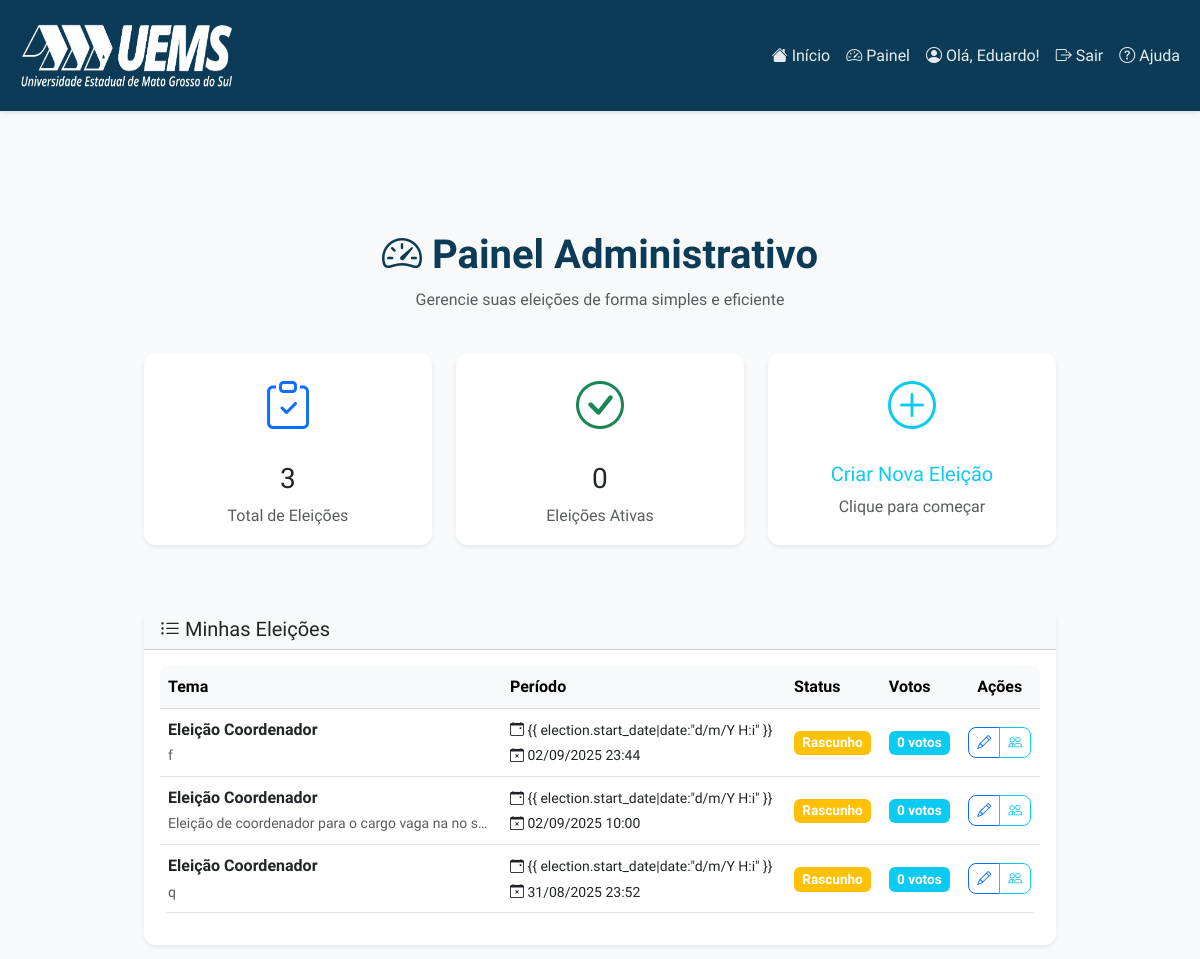
The page /painel/dashboard/ (signed in, upper part) on the database as committed earlier.
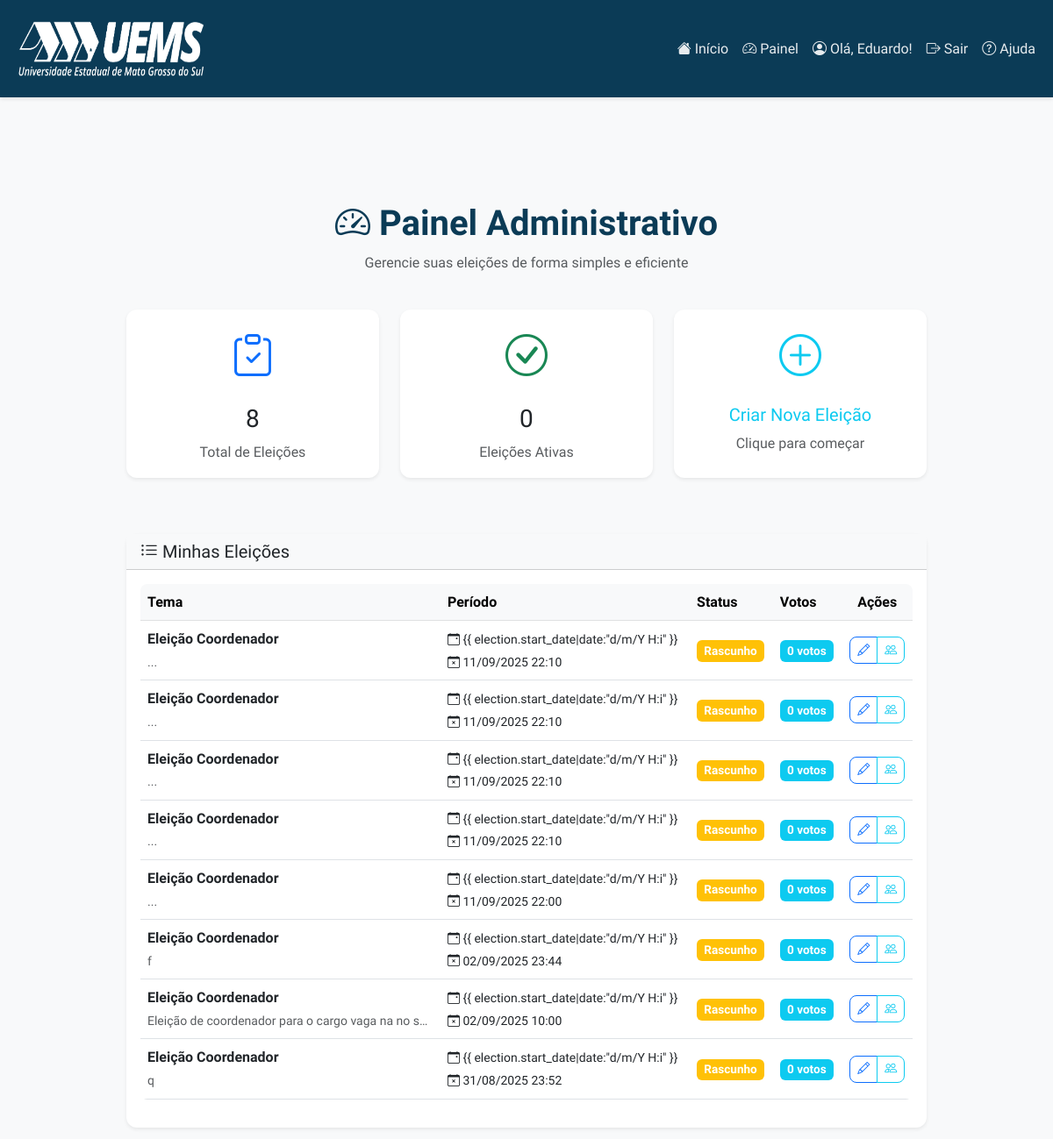
The same page on the database as committed later.
### core/models.py (models this page shows, shortened)
class Election(models.Model):
    theme = models.CharField(max_length=200, verbose_name='Tema')
    description = models.TextField(blank=True, null=True, verbose_name='Descrição')
    start_date = models.DateTimeField(verbose_name='Início')
    end_date = models.DateTimeField(verbose_name='Fim')
    type = models.CharField(max_length=10, choices=ELECTION_TYPE_CHOICES, default='single', verbose_name='Tipo de Voto')
    document = models.FileField(upload_to='election_documents/', blank=True, null=True, verbose_name='Documento')
    created_by = models.ForeignKey(User, on_delete=models.SET_NULL, null=True, verbose_name='Criado por')
    is_published = models.BooleanField(default=False)

### core/views.py (the view)
# urls.py: path('painel/dashboard/', views.dashboard, name='dashboard'),
@login_required
def dashboard(request):
    total_elections = Election.objects.filter(created_by=request.user).count()
    active_elections = Election.objects.filter(
        created_by=request.user,
        is_published=True,
        start_date__lte=timezone.now(),
        end_date__gte=timezone.now()
    ).count()
    my_elections = Election.objects.filter(created_by=request.user).order_by('-start_date')
    return render(request, 'core/dashboard.html', {
        'total_elections': total_elections,
        'active_elections': active_elections,
        'my_elections': my_elections,
    })

### core/templates/core/dashboard.html (shortened to what the changed rows need)
{% extends 'core/base.html' %}
{% load static %}
{% block content %}
<div class="container mt-5">
    <div class="row mb-4">
        <div class="col-12">
            <h1 class="text-center">
                <i class="bi bi-speedometer2"></i> Painel Administrativo
            </h1>
        </div>
    </div>
    <div class="row mb-5">
        <div class="col-md-4 mb-3">
            <div class="card border-primary shadow-sm h-100">
                <div class="card-body text-center">
                    <i class="bi bi-clipboard-check text-primary" style="font-size: 3rem;"></i>
                    <h3 class="mt-3">{{ total_elections }}</h3>
                    <p class="text-muted mb-0">Total de Eleições</p>
                </div>
            </div>
        </div>
    </div>
    <div class="row">
        <div class="col-12">
            <div class="card shadow-sm">
                <div class="card-body">
                    {% if my_elections %}
                    <div class="table-responsive">
                        <table class="table table-hover align-middle">
                            <thead class="table-light">
                                <tr>
                                    <th>Tema</th>
                                    <th>Período</th>
                                    <th>Status</th>
                                    <th>Votos</th>
                                    <th class="text-center">Ações</th>
                                </tr>
                            </thead>
                            <tbody>
                                {% for election in my_elections %}
                                <tr>
                                    <td>
                                        <strong>{{ election.theme }}</strong><br>
                                        <small class="text-muted">{{ election.description|truncatechars:50 }}</small>
                                    </td>
                                    <td>
                                        <small>
                                            <i class="bi bi-calendar-event"></i> {{ election.start_date|date:"d/m/Y H:i"
                                            }}<br>
                                            <i class="bi bi-calendar-x"></i> {{ election.end_date|date:"d/m/Y H:i" }}
                                        </small>
                                    </td>
                                    <td>
                                        {% if election.is_published %}
                                        {% now "U" as current_timestamp %}
                                        {% if election.start_date.timestamp > current_timestamp|add:"0" %}
                                        <span class="badge bg-secondary">Futura</span>
                                        {% elif election.end_date.timestamp < current_timestamp|add:"0" %} <span
                                            class="badge bg-dark">Encerrada</span>
                                            {% else %}
                                            <span class="badge bg-success">Ativa</span>
                                            {% endif %}
                                            {% else %}
                                            <span class="badge bg-warning">Rascunho</span>
                                            {% endif %}
                                    </td>
                                    <td>
                                        <span class="badge bg-info">{{ election.votes.count }} votos</span>
                                    </td>
                                    <td class="text-center">
                                        <div class="btn-group" role="group">
                                            {% if not election.is_published %}
                                            <a href="{% url 'manage_options' election.id %}"
                                                class="btn btn-sm btn-outline-primary" title="Editar Candidatos">
                                                <i class="bi bi-pencil"></i>
                                            </a>
                                            <a href="{% url 'manage_voters' election.id %}"
                                                class="btn btn-sm btn-outline-info" title="Gerenciar Eleitores">
                                                <i class="bi bi-people"></i>
                                            </a>
                                            {% else %}
                                            <a href="{% url 'election_results' election.id %}"
                                                class="btn btn-sm btn-outline-success" title="Ver Resultados">
                                                <i class="bi bi-bar-chart"></i>
                                            </a>
                                            {% endif %}
                                        </div>
                                    </td>
                                </tr>
                                {% endfor %}
                            </tbody>
                        </table>
                    </div>
                    {% endif %}
                </div>
            </div>
        </div>
    </div>
</div>
{% endblock %}

Rows that differ between the two databases and show on the page:
added Election: theme "Eleição Coordenador", description "...", end_date "11/09/2025 22:10", is_published "Rascunho", votes.count "0"
added Election: theme "Eleição Coordenador", description "...", end_date "11/09/2025 22:10", is_published "Rascunho", votes.count "0"
added Election: theme "Eleição Coordenador", description "...", end_date "11/09/2025 22:10", is_published "Rascunho", votes.count "0"
added Election: theme "Eleição Coordenador", description "...", end_date "11/09/2025 22:10", is_published "Rascunho", votes.count "0"
added Election: theme "Eleição Coordenador", description "...", end_date "11/09/2025 22:00", is_published "Rascunho", votes.count "0"
Other text that changed with them:
{{ total_elections }}: "3" → "8"
